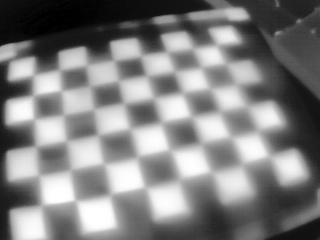
//> input picture calibImages/109.jpg, 320 x 240 px; its folder holds only this picture in this run
$ ./seekCalib   (built with g++ and OpenCV 4)
//> lines starting //> are read from the running program, lines starting //| are printed output that depends on the picture
#include <string>

#include <opencv2/opencv.hpp>

/*
 * Returns inverted images from a given filepath pattern
 */
std::pair<std::vector<cv::Mat>, std::vector<cv::String>>
getImagesInverted(std::string imageNamePattern) {
//> called with imageNamePattern = "../calibImages/*.jpg"
    std::vector<cv::String> fns;
    cv::glob(imageNamePattern, fns, false);

    std::vector<cv::Mat> calibImages;

    for (auto& fn : fns) {
        cv::Mat img = cv::imread(fn, cv::IMREAD_GRAYSCALE);//read image
//> img is the input picture: 240 rows x 320 cols, CV_8UC1; min 0, max 255, mean 128.8
        img = ~img;//invert
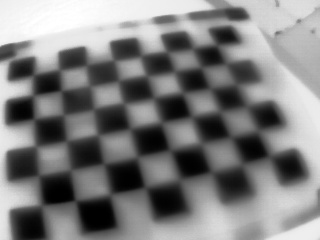
//> img: 240 rows x 320 cols, CV_8UC1; min 0, max 255, mean 126.2
        calibImages.push_back(img);
    }
    return {calibImages, fns};
}

/**
 * Finds the interior corner points of a checkerboard calibration plate in a series
 * of images
 */
std::vector<std::vector<cv::Point2f>>
findImagePoints(std::vector<cv::Mat> calibImages, std::vector<cv::String> filenames, cv::Size boardSize) {
    std::vector<std::vector<cv::Point2f>> imagePoints;

    for (auto& img : calibImages) {
        int ind = &img - &calibImages.front();
        std::vector<cv::Point2f> corners;
        bool found = cv::findChessboardCorners(img, boardSize, corners, cv::CALIB_CB_ADAPTIVE_THRESH );

        if(found) {
            std::cout << "Pattern found on image: " << filenames[ind] << std::endl;
            cv::cornerSubPix(img, corners, cv::Size(11, 11), cv::Size(-1, -1),
                cv::TermCriteria(cv::TermCriteria::COUNT + cv::TermCriteria::EPS, 30, 0.1));
            imagePoints.push_back(corners);
        } else {
            std::cout << "No pattern found on image: " << filenames[ind] << std::endl;
        }

        if (filenames[ind].find("bens")) {
            // drawChessboardCorners(img, boardSize, cv::Mat(corners), found);
            // cv::imshow("Detected Chessboard", img);
            // cv::waitKey();
        }
    }
    return imagePoints;
}

/**
 * Calculates the locations of the interior points of a checkerboard calibration
 * pattern in the frame of the calibration pattern. (i.e. Z=0, all x, y lie along lines
 * and are separated by squareSideLength)
 */
std::vector<std::vector<cv::Point3f> >
determineObjectPoinsCheckerboard(cv::Size boardSize, double squareSideLengthM, int numCalImages) {
    std::vector<std::vector<cv::Point3f> > objectPoints(1);

    for( int i = 0; i < boardSize.height; ++i) {
        for( int j = 0; j < boardSize.width; ++j ) {
            objectPoints[0].push_back(cv::Point3f(j*squareSideLengthM, i*squareSideLengthM, 0));
        }
    }

    //duplicate to correct length so it matches imagePoints length
    objectPoints.resize(numCalImages, objectPoints[0]);
    return objectPoints;
}

int main(int argc, char * argv []) {

    //File path with wildcard to find calibration images
    std::string imageNamePattern("../calibImages/*.jpg");

    std::vector<cv::Mat> calibImages;//List of calibration images
    std::vector<cv::String> filenames;//list of calibration image filenames
    std::tie(calibImages, filenames) = getImagesInverted(imageNamePattern);
//> filenames = 1 item

    cv::Size imgSize;
    if (calibImages.size() > 0) {
        imgSize = calibImages.front().size();
//> imgSize = Size(320, 240)
    }

    int interiorCornersWidth = 8;//number of calibration interior corners width
    int interiorCornersHeight = 6;//number of calibration interior corners height
    cv::Size boardSize(interiorCornersWidth,interiorCornersHeight);

    //container for pixel locations of all interior corners in all images
    std::vector<std::vector<cv::Point2f>> imagePoints = findImagePoints(calibImages, filenames, boardSize);
//> the loop in findImagePoints, `for (auto& img : calibImages)` made 1 pass
//> (ind, found) on pass 1: (0, true)
//| Pattern found on image: src/../calibImages/109.jpg
//> imagePoints = 1 point lists

    //real world size of square, enables extrinsics to take proper units
    double squareSideLengthInches = 5.91/6;//measured by hand
    double squareSideLengthM = squareSideLengthInches * 0.0254;

    std::vector<std::vector<cv::Point3f> > objectPoints
        = determineObjectPoinsCheckerboard(boardSize, squareSideLengthM, imagePoints.size());
//> objectPoints = 1 item

    //INTRINSICS containers: camera Matrix and distortion coeffs
    cv::Mat cameraMatrix = cv::Mat::eye(3, 3, CV_64F);
    cv::Mat distCoeffs = cv::Mat::zeros(8, 1, CV_64F);

    //EXTRINSICS containter: rotation and translation
    std::vector<cv::Mat> rvecs;//rotation
    std::vector<cv::Mat> tvecs;//translation

    //other containers
    std::vector<double> stdDevIntrinsics;
    std::vector<double> stdDevExtrinsics;
    std::vector<double> perViewError;

    double rms = cv::calibrateCamera(objectPoints, imagePoints, imgSize, cameraMatrix,
                            distCoeffs, rvecs, tvecs, stdDevIntrinsics, stdDevExtrinsics, perViewError);
//> cameraMatrix = [[447.7, 0, 153.5], [0, 560.8, 129.3], [0, 0, 1]]; distCoeffs = [-0.832, 12.51, -0.0293, -0.0123, -100.3]; stdDevIntrinsics = 18 values, max 351.5 at index 1, min 0 at index 9, mean 48.44; stdDevExtrinsics = [0.305, 0.0371, 0.0112, 0.00748, 0.0246, 0.118]; perViewError = [1.1]

    std::cout << "Camera Matrix: " << std::endl << cameraMatrix;
//| Camera Matrix:
//| [447.6814681762319, 0, 153.510838349264;
//|  0, 560.7821084103329, 129.2550023661444;
//|  0, 0, 1]

    //Save camera matrix
    cv::FileStorage file("IR_cameraMatrix.xml", cv::FileStorage::WRITE);
    file << "IR_cameraMatrix" <<  cameraMatrix;
    file << "IR_distortionCoeffs" << distCoeffs;

    // [18 lines of commented-out code are left out]
    return 0;
}

$ run again, on calibImages/319.jpg
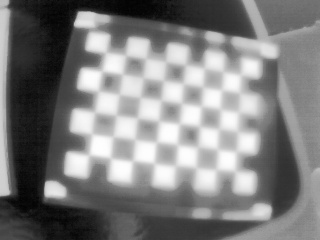
//> input picture calibImages/319.jpg, 320 x 240 px
//> in getImagesInverted, img is the input picture: 240 rows x 320 cols, CV_8UC1; min 1, max 255, mean 126.1
//> in getImagesInverted, `img = ~img;`:
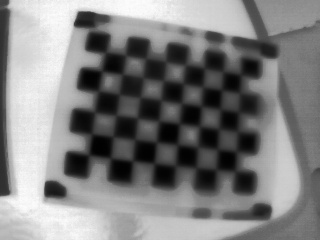
//> img: 240 rows x 320 cols, CV_8UC1; min 0, max 254, mean 128.9
//> filenames = 1 item
//> imgSize = Size(320, 240)
//> the loop in findImagePoints, `for (auto& img : calibImages)` made 1 pass
//> (ind, found) on pass 1: (0, true)
//> (printed output is left out)
//> imagePoints = 1 point lists
//> objectPoints = 1 item
//> cameraMatrix = [[248.9, 0, 165.5], [0, 244.3, 115.3], [0, 0, 1]]; distCoeffs = [-1.11, 24.12, 0.00762, 0.0243, -129.2]; stdDevIntrinsics = 18 values, max 174 at index 8, min 0 at index 9, mean 17.33; stdDevExtrinsics = [0.0281, 0.0538, 0.00282, 0.0035, 0.00277, 0.061]; perViewError = [1.28]
//| Camera Matrix:
//| [248.8773673923414, 0, 165.4579534783194;
//|  0, 244.3135233469366, 115.2781586510301;
//|  0, 0, 1]

$ run again, on calibImages/80.jpg
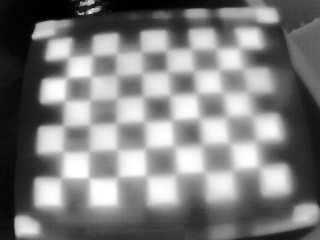
//> input picture calibImages/80.jpg, 320 x 240 px
//> in getImagesInverted, img is the input picture: 240 rows x 320 cols, CV_8UC1; min 0, max 255, mean 126.4
//> in getImagesInverted, `img = ~img;`:
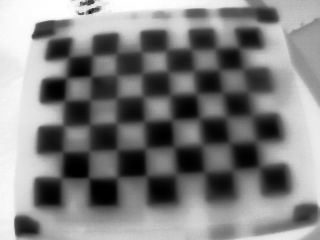
//> img: 240 rows x 320 cols, CV_8UC1; min 0, max 255, mean 128.6
//> filenames = 1 item
//> imgSize = Size(320, 240)
//> the loop in findImagePoints, `for (auto& img : calibImages)` made 1 pass
//> (ind, found) on pass 1: (0, true)
//> (printed output is left out)
//> imagePoints = 1 point lists
//> objectPoints = 1 item
//> cameraMatrix = [[264.4, 0, 159.2], [0, 258.9, 126.1], [0, 0, 1]]; distCoeffs = [-0.517, 5.85, -0.0149, -0.00245, -21.81]; stdDevIntrinsics = 18 values, max 263.1 at index 1, min 0 at index 9, mean 36.89; stdDevExtrinsics = [0.295, 0.0215, 0.00268, 0.00284, 0.00616, 0.237]; perViewError = [1.02]
//| Camera Matrix:
//| [264.3672028965235, 0, 159.1834878675996;
//|  0, 258.883835628233, 126.1268319703935;
//|  0, 0, 1]

$ run again, on calibImages/97.jpg
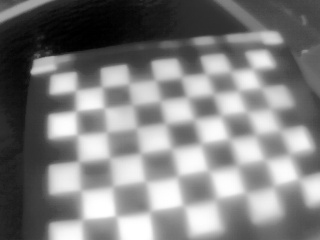
//> input picture calibImages/97.jpg, 320 x 240 px
//> in getImagesInverted, img is the input picture: 240 rows x 320 cols, CV_8UC1; min 0, max 255, mean 127.9
//> in getImagesInverted, `img = ~img;`:
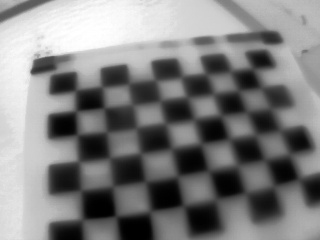
//> img: 240 rows x 320 cols, CV_8UC1; min 0, max 255, mean 127.1
//> filenames = 1 item
//> imgSize = Size(320, 240)
//> the loop in findImagePoints, `for (auto& img : calibImages)` made 1 pass
//> (ind, found) on pass 1: (0, true)
//> (printed output is left out)
//> imagePoints = 1 point lists
//> objectPoints = 1 item
//> cameraMatrix = [[112.1, 0, 151.2], [0, 90.36, 97.86], [0, 0, 1]]; distCoeffs = [-0.024, 5.67e-05, -0.00335, -0.00252, -0.000313]; stdDevIntrinsics = 18 values, max 805.6 at index 0, min 0 at index 9, mean 87.76; stdDevExtrinsics = [1.58, 0.186, 0.0125, 0.00439, 0.125, 0.735]; perViewError = [0.902]
//| Camera Matrix:
//| [112.0901295199427, 0, 151.2374787003449;
//|  0, 90.35773601107059, 97.86313729780666;
//|  0, 0, 1]

$ run again, on calibImages/126.jpg
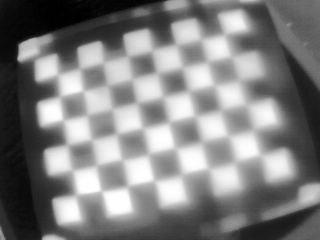
//> input picture calibImages/126.jpg, 320 x 240 px
//> in getImagesInverted, img is the input picture: 240 rows x 320 cols, CV_8UC1; min 0, max 255, mean 127.9
//> in getImagesInverted, `img = ~img;`:
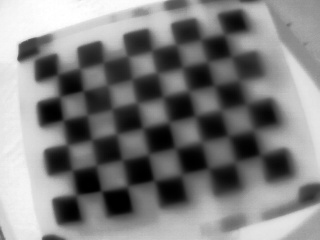
//> img: 240 rows x 320 cols, CV_8UC1; min 0, max 255, mean 127.1
//> filenames = 1 item
//> imgSize = Size(320, 240)
//> the loop in findImagePoints, `for (auto& img : calibImages)` made 1 pass
//> (ind, found) on pass 1: (0, true)
//> (printed output is left out)
//> imagePoints = 1 point lists
//> objectPoints = 1 item
//> cameraMatrix = [[216.7, 0, 160.6], [0, 213.3, 125.7], [0, 0, 1]]; distCoeffs = [-0.288, 2.12, -0.0115, -0.00624, -5.56]; stdDevIntrinsics = 18 values, max 54.55 at index 1, min 0 at index 9, mean 7.2; stdDevExtrinsics = [0.0405, 0.018, 0.00204, 0.00359, 0.00421, 0.0521]; perViewError = [0.968]
//| Camera Matrix:
//| [216.7101780566745, 0, 160.6088461503394;
//|  0, 213.2763798677962, 125.6956558912938;
//|  0, 0, 1]
